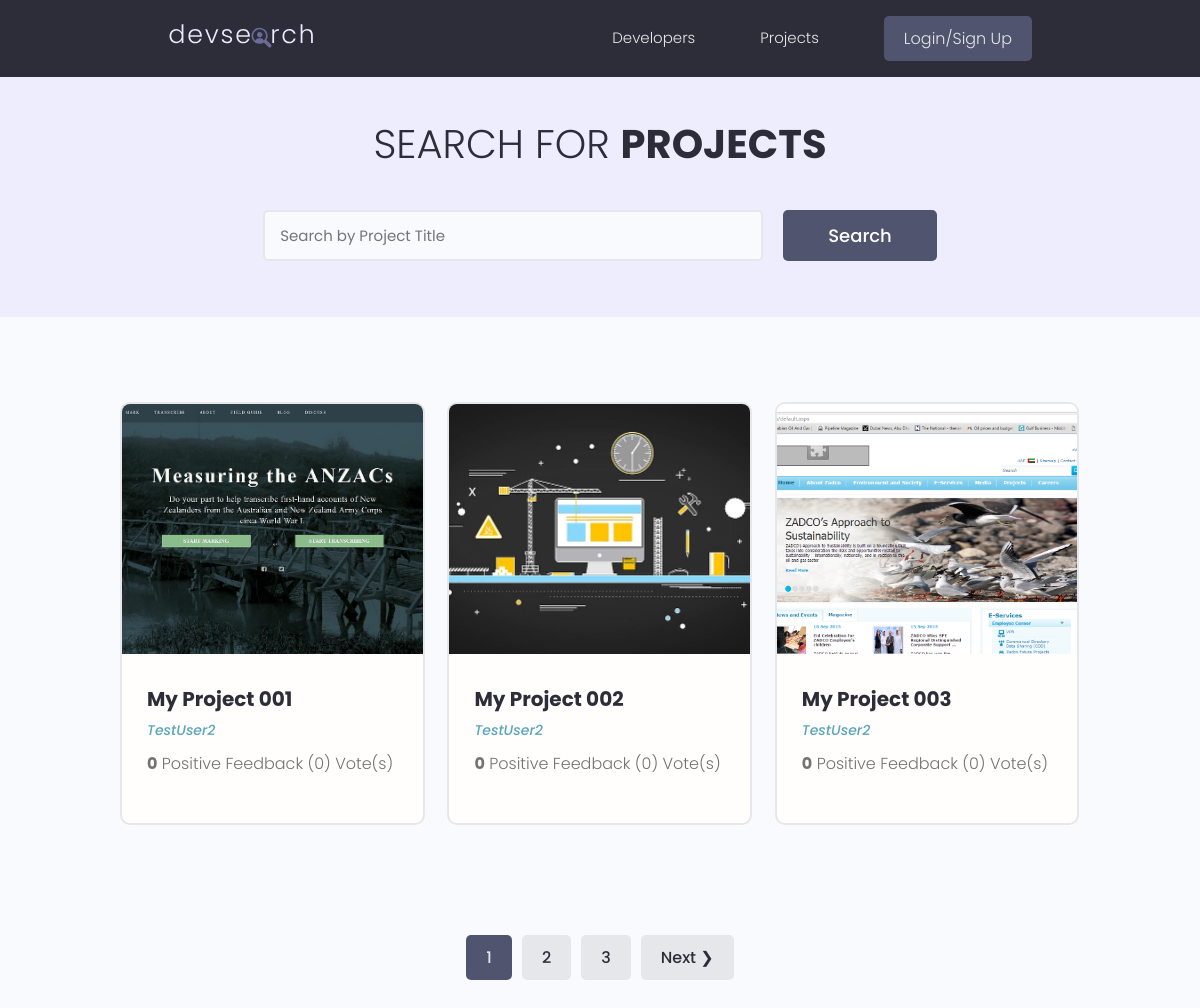
The page /projects/ on the database as committed earlier.
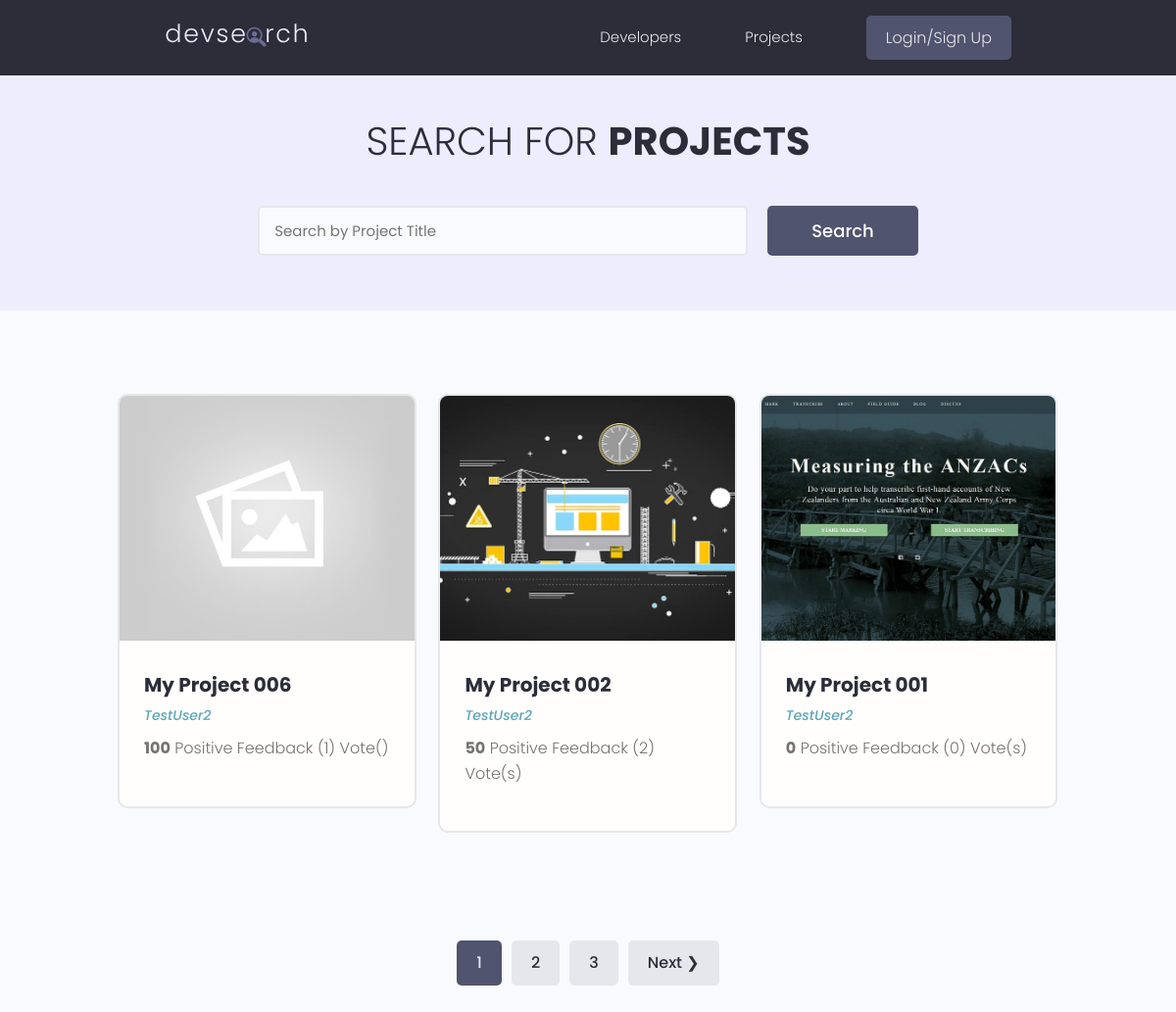
The same page on the database as committed later.
### projects/models.py (models this page shows, shortened)
class Project(models.Model):
    owner = models.ForeignKey(Profile, null=True, blank=True, on_delete=models.SET_NULL)
    title = models.CharField(max_length=200)
    description = models.TextField(null=True, blank=True)
    featured_image = models.ImageField(null=True, blank=True, default="default.jpg")
    demo_link = models.CharField(max_length=2000, null=True, blank=True)
    source_link = models.CharField(max_length=2000, null=True, blank=True)
    tags = models.ManyToManyField('Tag', blank=True)
    vote_total = models.IntegerField(default=0, null=True, blank=True)
    vote_ratio = models.IntegerField(default=0, null=True, blank=True)
    created = models.DateTimeField(auto_now_add=True)
    id = models.UUIDField(default=uuid.uuid4, unique=True,
                          primary_key=True, editable=False)
    class Meta:
        ordering = ['-vote_ratio', '-vote_total', 'title']

### users/models.py (models this page shows, shortened)
class Profile(models.Model):
    user = models.OneToOneField(User, on_delete=models.CASCADE, null=True, blank=True)
    name = models.CharField(max_length=200, blank=True, null=True)
    email = models.EmailField(max_length=500, blank=True, null=True)
    username = models.CharField(max_length=200, blank=True, null=True)
    location = models.CharField(max_length=200, blank=True, null=True)
    short_intro = models.CharField(max_length=200, blank=True, null=True)
    bio = models.TextField(blank=True, null=True)
    profile_image = models.ImageField(
        null=True, blank=True, upload_to='profiles/', default="profiles/user-default.png")
    social_github = models.CharField(max_length=200, blank=True, null=True)
    social_twitter = models.CharField(max_length=200, blank=True, null=True)
    social_linkedin = models.CharField(max_length=200, blank=True, null=True)
    social_youtube = models.CharField(max_length=200, blank=True, null=True)
    social_website = models.CharField(max_length=200, blank=True, null=True)
    created = models.DateTimeField(auto_now_add=True)
    id = models.UUIDField(default=uuid.uuid4, unique=True,
                          primary_key=True, editable=False)

### projects/views.py (the view)
# urls.py: path('projects/', include('projects.urls')),
def projects(request):
    projects, search_query = searchProjects(request)
    custom_range, projects = paginateProjects(request, projects, 3)
    context = {'projects': projects,
               'search_query': search_query, 'custom_range': custom_range}
    return render(request, 'projects/projects.html', context)

### projects/utils.py (called while the page is built)
def searchProjects(request):
    search_query = ''
    if request.GET.get('search_query'):
        search_query = request.GET.get('search_query')
    tags = Tag.objects.filter(name__icontains=search_query)
    projects = Project.objects.distinct().filter(
        Q(title__icontains=search_query) |
        Q(description__icontains=search_query) |
        Q(owner__name__icontains=search_query) |
        Q(tags__in=tags)
    )
    return projects, search_query

### projects/templates/projects/projects.html (shortened to what this page needs)
{% extends 'main.html' %}
{% block content %}
  <main class="projects">
    <section class="hero-section text-center">
      <div class="container container--narrow">
        <div class="hero-section__box">
          <h2>Search for <span>Projects</span></h2>
        </div>
        <div class="hero-section__search">
          <form id='searchForm' class="form" action="{% url 'projects' %}" method="get">
            <div class="form__field">
              <input class="input input--text" id="formInput#search" type="text" name="search_query"
               value="{{search_query}}" placeholder="Search by Project Title" />
            </div>
            <input class="btn btn--sub btn--lg" type="submit" value="Search" />
          </form>
        </div>
      </div>
    </section>
    <section class="projectsList">
      <div class="container">
        <div class="grid grid--three">
        {% for project in projects %}
          <div class="column">
            <div class="card project">
              <a href="{% url 'project' project.id %}" class="project">
                <img class="project__thumbnail" src="{{project.featured_image.url}}" alt="project thumbnail" />
                <div class="card__body">
                  <h3 class="project__title">{{project.title}}</h3>
                  <p><a class="project__author" href="{% url 'user-profile' project.owner.id %}">{{project.owner.name}}</a></p>
                  <p class="project--rating">
                    <span style="font-weight: bold;">{{project.vote_ratio}}</span> Positive
                    Feedback ({{project.vote_total}}) Vote({{project.vote_total|pluralize:"s"}})
                  </p>
                </div>
              </a>
            </div>
          </div>
        {% endfor %}
        </div>
      </div>
    </section>
    {% include 'pagination.html' with queryset=projects custom_range=custom_range %}
  </main>
{% endblock %}

Rows that differ between the two databases and show on the page:
no longer on this page (row unchanged): Project: featured_image (picture), title "My Project 003", owner.name "TestUser2", vote_ratio "0", vote_total "0"
now on this page (row edited): Project: featured_image (placeholder picture), title "My Project 006", owner.name "TestUser2", vote_ratio "100", vote_total "1"
changed Project "My Project 002": vote_ratio "0" → "50"; vote_total "0" → "2"; moves up the list
